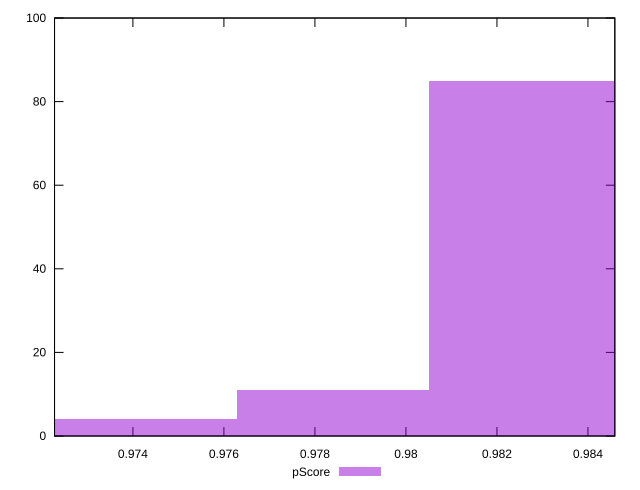

The gnuplot source for this figure:
reset

$pScore <<EOF
0.9826328115162848 85
0.9783973252597491 11
0.9741618390032134 4
EOF

set key outside below
set boxwidth 0.00423548625653571
set xrange [0.9722778362614914:0.9845903128523581]
set yrange [0:100]
set trange [0:100]
set style fill transparent solid 0.5 noborder
set terminal svg size 640, 490 enhanced background rgb 'white'
set output "reports/report_00031_2021-02-24T23-18-18.084Z/largest-contentful-paint/samples/card/pScore/histogram.svg"

plot $pScore title "pScore" with boxes

reset
